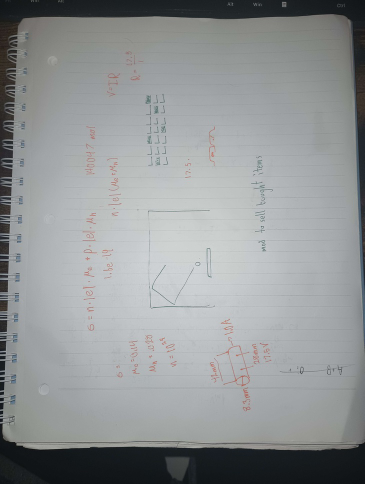
//> input picture 462input.jpg, 365 x 484 px, shrunk from 3072 x 4080 before the run
$ ./462   (built with g++ and OpenCV 4)
//> lines starting //> are read from the running program, lines starting //| are printed output that depends on the picture
#include <iostream>
#include <opencv2/opencv.hpp>
#include <opencv2/core/mat.hpp>

using namespace std;
using namespace cv;
int main()
{
    Mat og = imread("462input.jpg", CV_32FC3);
//> og is the input picture: 484 rows x 365 cols, CV_8UC3; mean B, G, R 150.1, 149, 145.7
    Mat bright = imread("462input.jpg", CV_32FC3);

    Mat o50 = Mat(og.rows, og.cols, CV_32FC3, Scalar(80,80,80));

    Mat filtered, mask, thresh, invmask, out = Mat(og.rows, og.cols, CV_32FC3, Scalar(180,180,180));
    Mat blurred = filtered = mask = thresh = invmask = out;

    bright += o50;
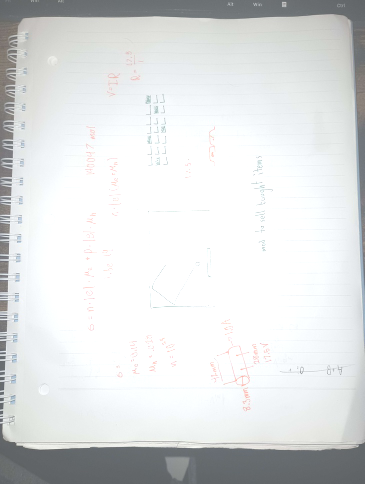
//> bright: 484 rows x 365 cols, CV_8UC3; mean B, G, R 224.4, 224, 221.8

    GaussianBlur(bright, blurred, Size(7, 7), 0, 0, BORDER_DEFAULT);
//> filtered: 484 rows x 365 cols, CV_32FC3; every value is 180

    Laplacian(blurred, filtered, CV_32F, 5);
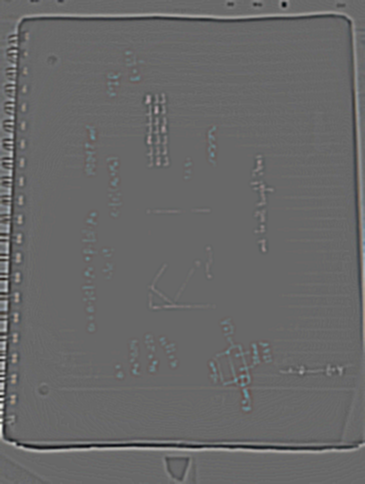
//> filtered: 484 rows x 365 cols, CV_32FC3; mean B, G, R 0.4, 0.4, 0.4; drawn with min black and max white

    threshold(filtered, thresh, 140, 255, THRESH_BINARY);
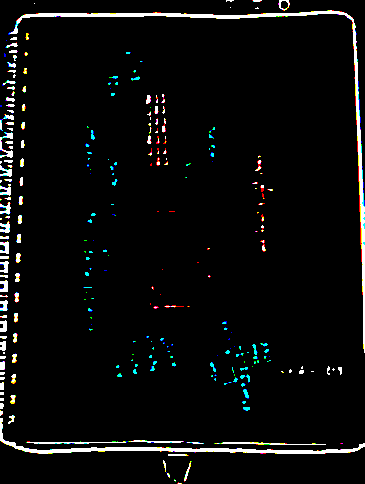
//> filtered: 484 rows x 365 cols, CV_32FC3; mean B, G, R 11.1, 11.5, 10.7

    thresh.convertTo(mask, CV_8U);

    bitwise_not(mask, invmask);
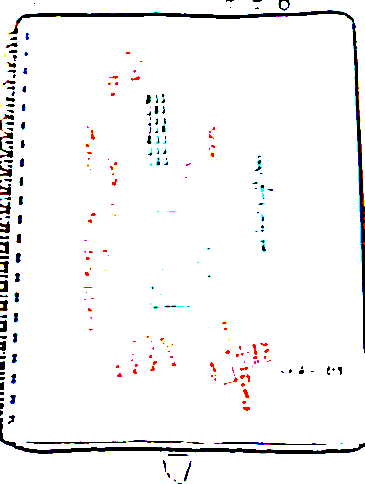
//> invmask: 484 rows x 365 cols, CV_8UC3; mean B, G, R 243.9, 243.5, 244.3

    og.copyTo(out, mask);
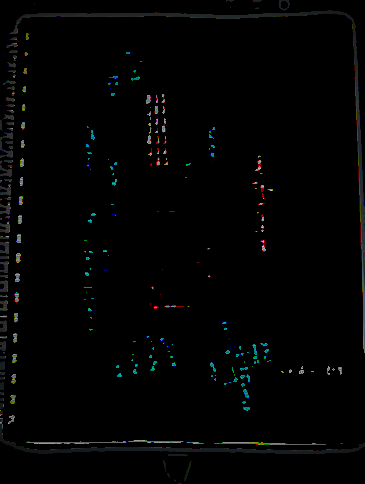
//> out: 484 rows x 365 cols, CV_8UC3; mean B, G, R 3, 3.1, 2.5
    imwrite("output.jpg", out+invmask);
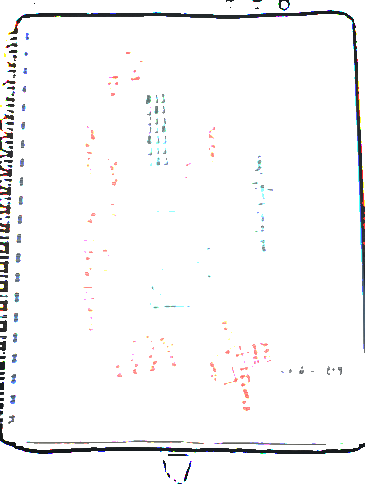
//> saved as output.jpg: 484 rows x 365 cols, CV_8UC3; mean B, G, R 247, 246.6, 246.8
}
